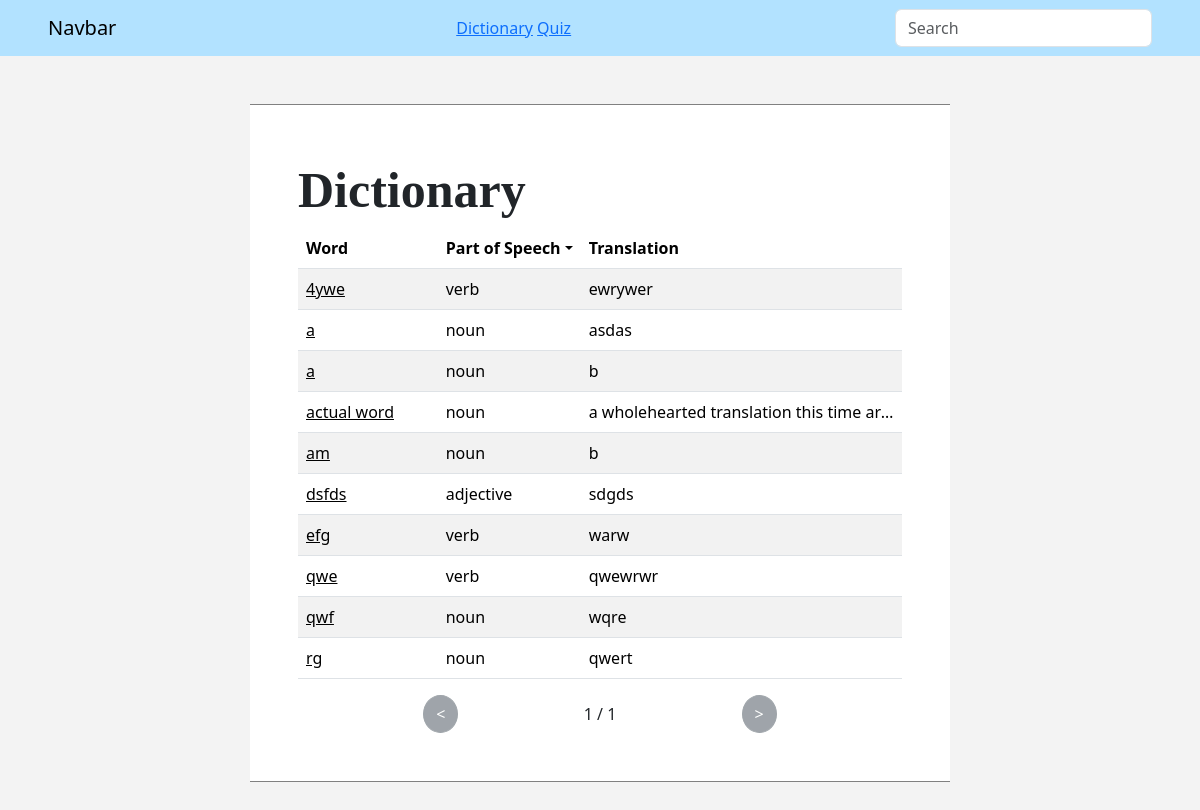
The page /dictionary on the database as committed earlier.
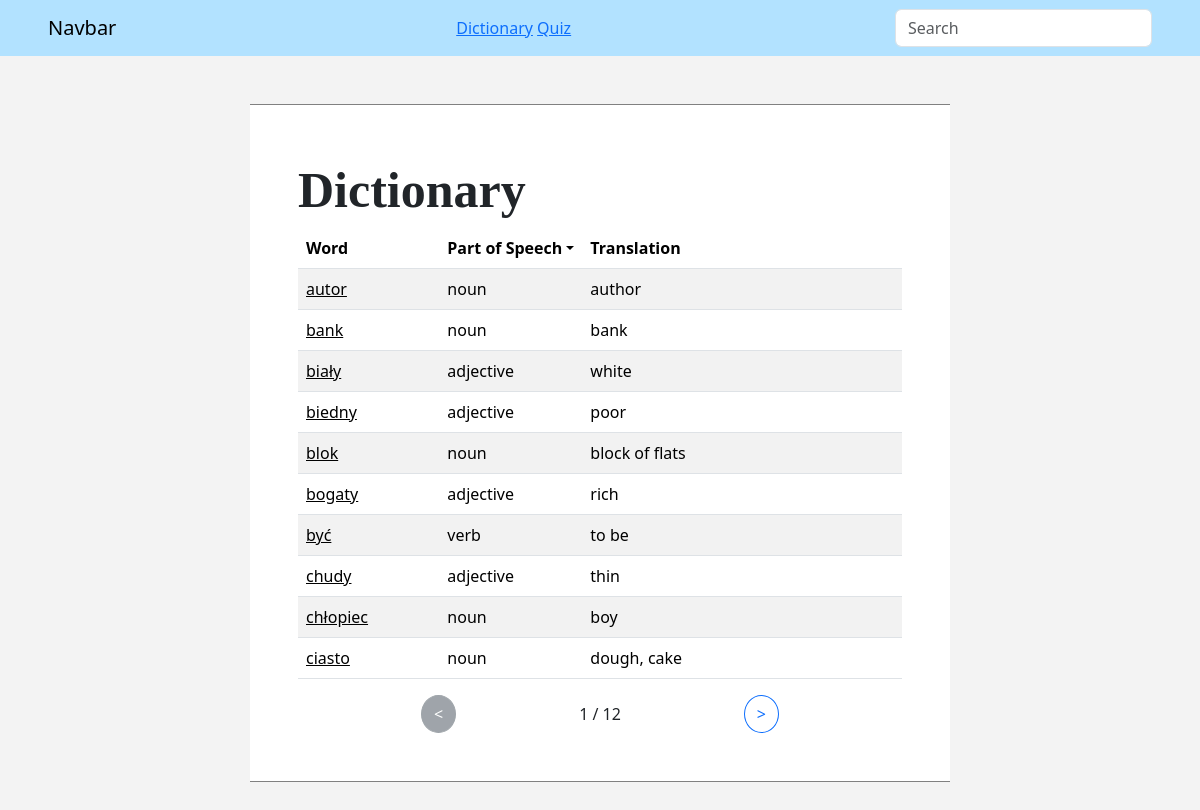
The same page on the database as committed later.
### myapp/models.py (models this page shows)
class Word(models.Model):
    class Meta:
        ordering = ["id"]
    PART_OF_SPEECH = (
        ("N", "Noun"),
        ("V", "Verb"),
        ("Adj", "Adjective"),
        ("Adv", "Adverb"),
        ("Exp", "Expression"),
    )
    GENDER = (
        ("M", "Masculine"),
        ("F", "Feminine"),
        ("N", "Neuter"),
        ("V", "Virile"),
        ("NV", "Non-virile"),
    )
    NUMBER = (
        ("SG", "Singular"),
        ("PL", "Plural"),
    )
    CLASS = (
        ("I", "I"),
        ("II", "II"),
        ("III", "III"),
        ("IV", "IV"),
        ("IRR", "Irregular"),
    )
    CASES = (
        ("Nom", "Nominative"),
        ("Gen", "Genitive"),
        ("Dat", "Dative"),
        ("Acc", "Accusative"),
        ("Instr", "Instrumental"),
        ("Loc", "Locative"),
        ("Voc", "Vocative"),
    )
    id = models.AutoField(primary_key=True)
    name = models.CharField(max_length=200)
    translation = models.CharField(max_length=200)
    part_of_speech = models.CharField(max_length=3, choices=PART_OF_SPEECH)
    gender = models.CharField(max_length=200, choices=GENDER, blank=True, null=True)
    number = models.CharField(max_length=10, choices=NUMBER, blank=True, null=True)
    verb_class = models.CharField(max_length=3, choices=CLASS, blank=True, null=True)
    required_cases = MultiSelectField(
        max_length=100, choices=CASES, max_choices=3, blank=True, null=True
    )

### myapp/views.py (the view)
# urls.py: path("dictionary", views.dictionary, name="dictionary"),
def dictionary(request):
    if not len(request.GET):
        try:
            del request.session["previous_filter"]
        except:
            pass
    pos = {pos[1]: pos[0] for pos in Word.PART_OF_SPEECH}
    def retrieve_data(filter):
        if filter in list(pos.keys()):
            return Word.objects.filter(part_of_speech=pos[filter]).order_by(
                Lower("name")
            )
        else:
            return Word.objects.all().order_by(Lower("name"))
    page = request.GET.get("page")
    pos_filter = request.GET.get("pos")
    if pos_filter == None:
        pos_filter = request.session.pop("previous_filter", None)
    words_list = retrieve_data(pos_filter)
    p = Paginator(words_list, 10)
    words = p.get_page(page)
    request.session["previous_filter"] = pos_filter
    return render(
        request,
        "dictionary.html",
        {"words": words, "parts_of_speech": pos.keys},
    )

### myapp/templates/dictionary.html (shortened to what this page needs)
{% extends "base.html" %}
{% load static %}
{% block extra_css %}
    <link rel="stylesheet" href="{% static 'css/word_definition.css' %}">
    <link rel="stylesheet" href="{% static 'css/quiz.css' %}">
{% endblock extra_css %}
{% block content %}
    <head>
    </head>
    <p class="title">Dictionary</p>
    <table class="table table-striped table-hover">
        <thead>
            <tr>
                <th class="col-3">Word</th>
                <th class="col-2">
                    <div class="dropdown">
                        <a class="text-reset text-decoration-none text-dark dropdown-toggle"
                           type="button"
                           data-bs-toggle="dropdown"
                           aria-expanded="false">Part of Speech</a>
                    </div>
                </th>
                <th class="col-7">Translation</th>
            </tr>
        </thead>
        <tbody>
            {% for word in words %}
                <tr>
                    <td>
                        <a class="text-reset text-dark"
                           href="{% url "definition" %}?definition={{ word.name }}">{{ word.name }}</a>
                    </td>
                    <td>{{ word.get_part_of_speech_display|lower }}</td>
                    <td class="word-dictionary-translation-cell">{{ word.translation }}</td>
                </tr>
            {% endfor %}
        </tbody>
    </table>
    <div class="d-flex justify-content-evenly align-items-center">
        {% if words.has_previous %}
            <a href="?page={{ words.previous_page_number }}"
               class="btn btn-outline-primary rounded-circle">&lt;</a>
        {% else %}
            <a class="btn btn-secondary disabled rounded-circle">&lt;</a>
        {% endif %}
        <div>{{ words.number }} / {{ words.paginator.num_pages }}</div>
        {% if words.has_next %}
            <a href="?page={{ words.next_page_number }}"
               class="btn btn-outline-primary rounded-circle">&gt;</a>
        {% else %}
            <a class="btn btn-secondary disabled rounded-circle">&gt;</a>
        {% endif %}
    </div>
{% endblock content %}

### myapp/templates/base.html (shortened to what this page needs)
<!DOCTYPE html>
<html lang="en">
  <head>
    {% load bootstrap5 %}
    {% bootstrap_css %}
    {% load static %}
    <link rel="stylesheet" href="{% static "css/base.css" %}">
    {% block extra_css %}
    {% endblock extra_css %}
  </head>
  <body>
    <nav class="navbar navbar-light justify-content-between px-5">
      <a class="navbar-brand" href="{% url "home" %}">Navbar</a>
      <div>
        <a href="{% url "dictionary" %}">Dictionary</a>
        <a href="{% url "quiz_selection" %}">Quiz</a>
      </div>
      <form class="form-inline" method="get" action="{% url "definition" %}">
        <div class="form-group">
          <input class="form-control"
                 name="definition"
                 placeholder="Search"
                 aria-label="Search">
        </div>
      </form>
    </nav>
    <div class="d-flex justify-content-center my-5">
      <div class="paper p-5">
        {% block content %}
        {% endblock content %}
      </div>
    </div>
  </body>
</html>

### myapp/static/css/base.css (style rules this page uses)
body { background-color: rgb(243, 243, 243); }
.navbar { background-color: rgb(178, 226, 255); }
.paper { background-color: white; width: 50%; min-width: 700px; border-bottom: 1px solid gray; border-top: 1px solid gray; }
.title { font-family: 'Times New Roman', Times, serif; font-weight: 900; font-size: 50px; padding: 0px; margin: 0px; }

### myapp/templates/dictionary.html (style rules this page uses)
.word-dictionary-translation-cell { max-width: 0px !important; white-space: nowrap !important; overflow: hidden !important; text-overflow: ellipsis !important; }

Rows that differ between the two databases and show on the page:
removed Word: name "4ywe", part_of_speech "verb", translation "ewrywer"
removed Word: name "a", part_of_speech "noun", translation "asdas"
removed Word: name "a", part_of_speech "noun", translation "b"
removed Word: name "actual word", part_of_speech "noun", translation "a wholehearted translation this time ar…"
removed Word: name "am", part_of_speech "noun", translation "b"
removed Word: name "dsfds", part_of_speech "adjective", translation "sdgds"
removed Word: name "efg", part_of_speech "verb", translation "warw"
removed Word: name "qwe", part_of_speech "verb", translation "qwewrwr"
removed Word: name "qwf", part_of_speech "noun", translation "wqre"
removed Word: name "rg", part_of_speech "noun", translation "qwert"
added Word: name "autor", part_of_speech "noun", translation "author"
added Word: name "bank", part_of_speech "noun", translation "bank"
added Word: name "biały", part_of_speech "adjective", translation "white"
added Word: name "biedny", part_of_speech "adjective", translation "poor"
added Word: name "blok", part_of_speech "noun", translation "block of flats"
added Word: name "bogaty", part_of_speech "adjective", translation "rich"
added Word: name "być", part_of_speech "verb", translation "to be"
added Word: name "chudy", part_of_speech "adjective", translation "thin"
added Word: name "chłopiec", part_of_speech "noun", translation "boy"
added Word: name "ciasto", part_of_speech "noun", translation "dough, cake"
Other text that changed with them:
{{ words.paginator.num_pages }}: "1" → "12"
